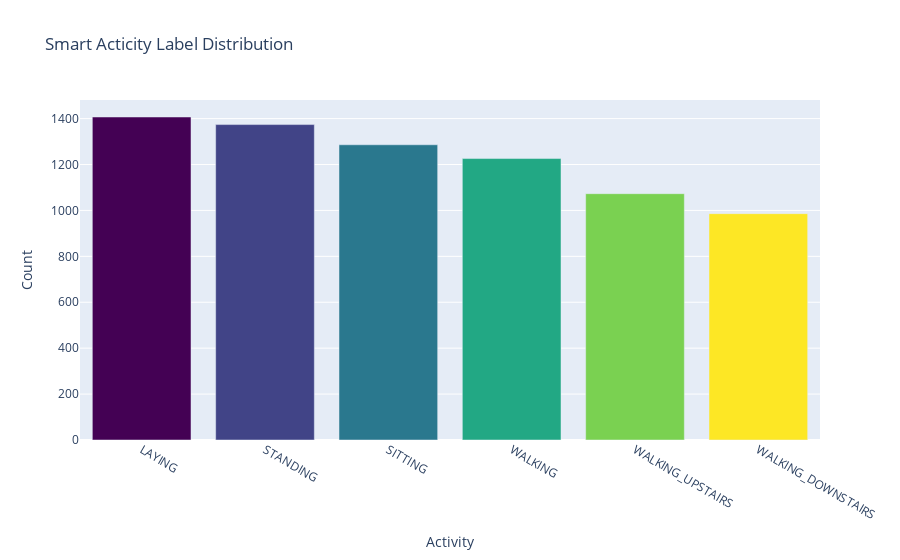

Notebook code cell kept with this figure:
### Code cell
# plotting the visualization in the train distribution
label_counts = train['Activity'].value_counts()
n = label_counts.shape[0]
colormap = get_cmap('viridis')
colors = [rgb2hex(colormap(col)) for col in np.arange(0, 1.01, 1/(n-1))]

data = go.Bar(x = label_counts.index,
              y = label_counts,
              marker = dict(color = colors))

layout = go.Layout(title = 'Smart Acticity Label Distribution',
                  xaxis = dict(title = 'Activity'),
                  yaxis = dict(title = 'Count'))

fig = go.Figure(data=[data], layout = layout)
iplot(fig)

### Figure 1 — Plotly figure (JSON) as saved in the notebook; plotly's stock layout.template omitted (floating-point values rounded to 4 significant figures)
{"data": [{"marker": {"color": ["#440154", "#414487", "#2a788e", "#22a884", "#7ad151", "#fde725"]}, "type": "bar", "x": ["LAYING", "STANDING", "SITTING", "WALKING", "WALKING_UPSTAIRS", "WALKING_DOWNSTAIRS"], "y": [1407, 1374, 1286, 1226, 1073, 986]}], "layout": {"title": {"text": "Smart Acticity Label Distribution"}, "xaxis": {"title": {"text": "Activity"}}, "yaxis": {"title": {"text": "Count"}}}}
